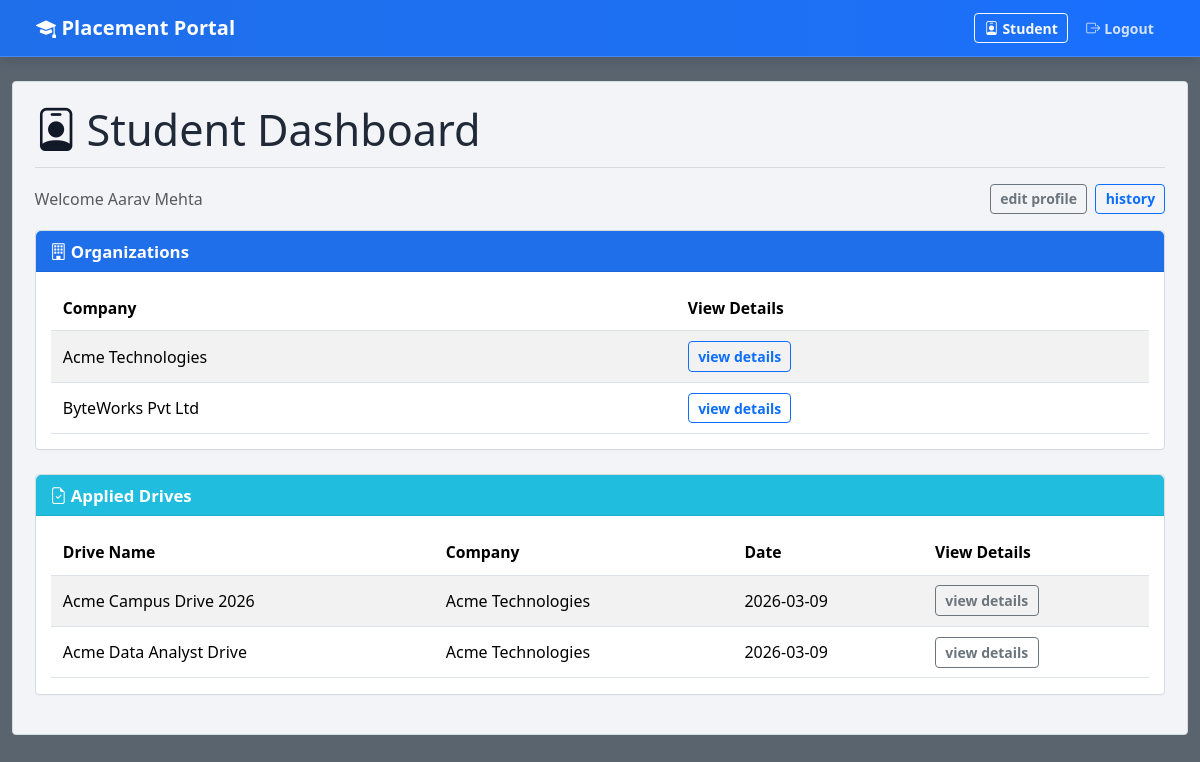
The page /student/dashboard (signed in) on the database as committed earlier.
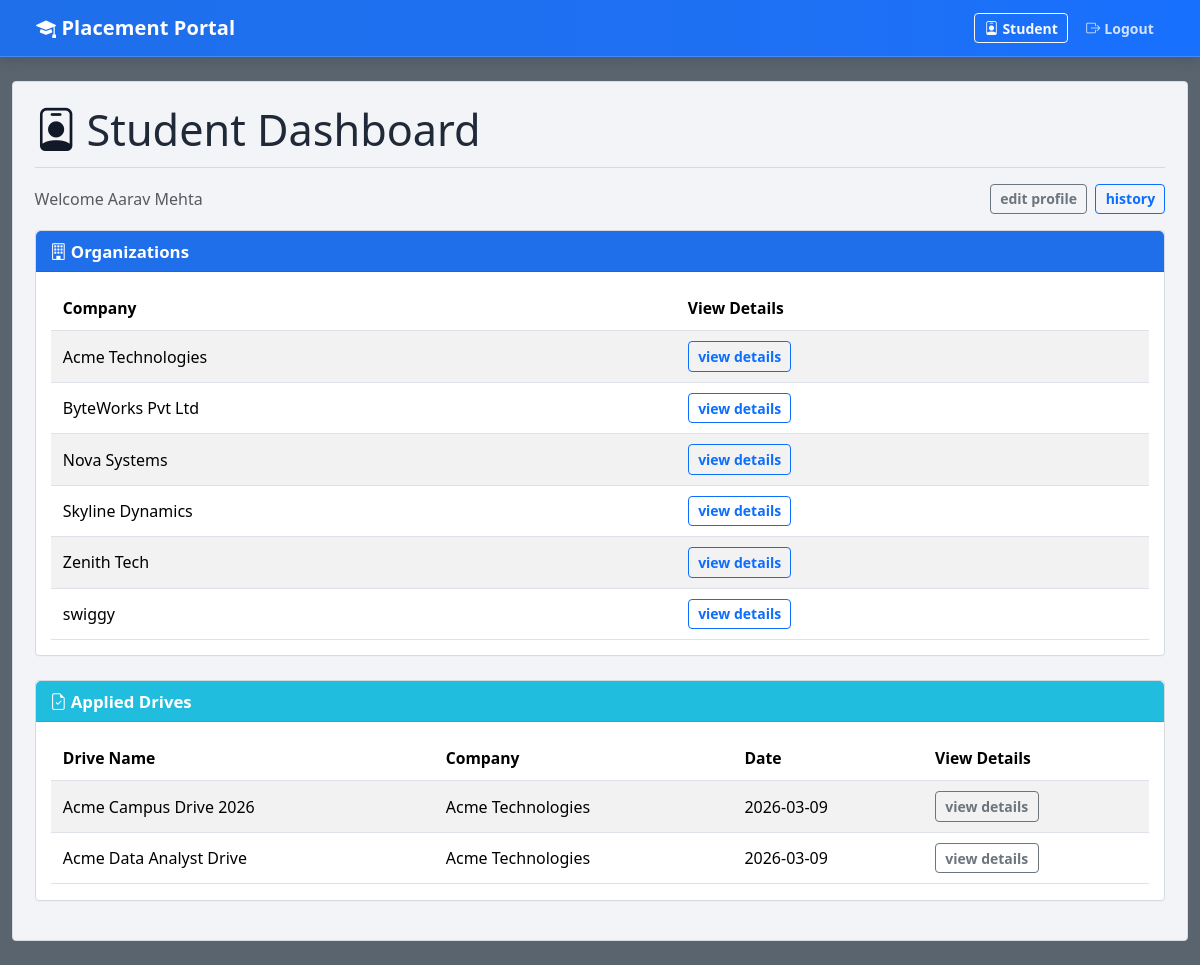
The same page on the database as committed later.
### models.py (models this page shows, shortened)
class Company(UserMixin, db.Model):
    __tablename__ = "companies"
    id = db.Column(db.Integer, primary_key=True)
    company_name = db.Column(db.String(150), nullable=False)
    hr_contact = db.Column(db.String(120), nullable=False)
    website = db.Column(db.String(255), nullable=True)
    email = db.Column(db.String(120), unique=True, nullable=False)
    password = db.Column(db.String(255), nullable=False)
    approval_status = db.Column(db.String(30), default="Pending", nullable=False)
    is_blacklisted = db.Column(db.Boolean, default=False, nullable=False)
    drives = db.relationship("PlacementDrive", back_populates="company", cascade="all, delete-orphan")

class Application(db.Model):
    __tablename__ = "applications"
    __table_args__ = (
        db.UniqueConstraint("student_id", "drive_id", name="uq_student_drive"),
    )
    id = db.Column(db.Integer, primary_key=True)
    student_id = db.Column(db.Integer, db.ForeignKey("students.id"), nullable=False)
    drive_id = db.Column(db.Integer, db.ForeignKey("placement_drives.id"), nullable=False)
    application_date = db.Column(db.Date, nullable=False, default=date.today)
    status = db.Column(db.String(30), nullable=False, default="Applied")
    student = db.relationship("Student", back_populates="applications")
    drive = db.relationship("PlacementDrive", back_populates="applications")

class PlacementDrive(db.Model):
    __tablename__ = "placement_drives"
    id = db.Column(db.Integer, primary_key=True)
    company_id = db.Column(db.Integer, db.ForeignKey("companies.id"), nullable=False)
    drive_name = db.Column(db.String(150), nullable=False)
    job_title = db.Column(db.String(150), nullable=False)
    job_description = db.Column(db.Text, nullable=False)
    eligibility = db.Column(db.Text, nullable=False)
    salary = db.Column(db.String(80), nullable=False)
    location = db.Column(db.String(120), nullable=False)
    application_deadline = db.Column(db.Date, nullable=False)
    status = db.Column(db.String(30), default="Pending", nullable=False)
    company = db.relationship("Company", back_populates="drives")
    applications = db.relationship("Application", back_populates="drive", cascade="all, delete-orphan")

### routes/student_routes.py (the view)
@student_bp.route("/dashboard")
@student_required
def dashboard():
    available_companies = Company.query.filter(
        Company.approval_status == "Approved",
        Company.is_blacklisted.is_(False),
    ).order_by(Company.company_name.asc()).all()
    applied_drives = Application.query.filter_by(student_id=current_user.id).all()
    return render_template(
        "student/dashboard.html",
        available_companies=available_companies,
        applied_drives=applied_drives,
    )

### app.py (called while the page is built)
@login_manager.user_loader
def load_user(user_id: str):
    try:
        role, raw_id = user_id.split("-", 1)
        entity_id = int(raw_id)
    except (ValueError, AttributeError):
        return None
    if role == "admin":
        return Admin.query.get(entity_id)
    if role == "student":
        return Student.query.get(entity_id)
    if role == "company":
        return Company.query.get(entity_id)
    return None

### models.py (called while the page is built)
    @property
    def role(self) -> str:
        return "student"

### routes/student_routes.py (called while the page is built)
def student_required(view_func):
    @wraps(view_func)
    @login_required
    def wrapped(*args, **kwargs):
        if current_user.role != "student":
            abort(403)
        if current_user.is_blacklisted:
            abort(403)
        return view_func(*args, **kwargs)
    return wrapped

### templates/student/dashboard.html
{% extends 'base.html' %}
{% block content %}
<h2 class="page-title"><i class="bi bi-person-badge"></i>Student Dashboard</h2>
<div class="dashboard-tools mb-3">
    <span class="text-muted">Welcome {{ current_user.name }}</span>
    <div class="ms-auto d-flex gap-2 flex-wrap">
        <a class="btn btn-sm btn-outline-secondary" href="{{ url_for('student.edit_profile') }}">edit profile</a>
        <a class="btn btn-sm btn-outline-primary" href="{{ url_for('student.application_history') }}">history</a>
    </div>
</div>
<div class="card section-primary mb-4">
    <div class="card-header"><i class="bi bi-building me-1"></i>Organizations</div>
    <div class="card-body table-responsive">
        <table class="table table-striped align-middle">
            <thead><tr><th>Company</th><th>View Details</th></tr></thead>
            <tbody>
            {% for company in available_companies %}
                <tr>
                    <td>{{ company.company_name }}</td>
                    <td>
                        <a class="btn btn-sm btn-outline-primary" href="{{ url_for('student.company_drives', company_id=company.id) }}">view details</a>
                    </td>
                </tr>
            {% else %}
                <tr><td colspan="2" class="text-muted">No available companies.</td></tr>
            {% endfor %}
            </tbody>
        </table>
    </div>
</div>
<div class="card section-sky">
    <div class="card-header"><i class="bi bi-file-earmark-check me-1"></i>Applied Drives</div>
    <div class="card-body table-responsive">
        <table class="table table-striped align-middle">
            <thead><tr><th>Drive Name</th><th>Company</th><th>Date</th><th>View Details</th></tr></thead>
            <tbody>
            {% for app in applied_drives %}
                <tr>
                    <td>{{ app.drive.drive_name }}</td>
                    <td>{{ app.drive.company.company_name }}</td>
                    <td>{{ app.application_date }}</td>
                    <td><a class="btn btn-sm btn-outline-secondary" href="{{ url_for('student.drive_details', drive_id=app.drive.id) }}">view details</a></td>
                </tr>
            {% else %}
                <tr><td colspan="4" class="text-muted">No applications yet.</td></tr>
            {% endfor %}
            </tbody>
        </table>
    </div>
</div>
{% endblock %}

Rows that differ between the two databases and show on the page:
added Company: company_name "Nova Systems"
added Company: company_name "Skyline Dynamics"
added Company: company_name "Zenith Tech"
added Company: company_name "swiggy"
